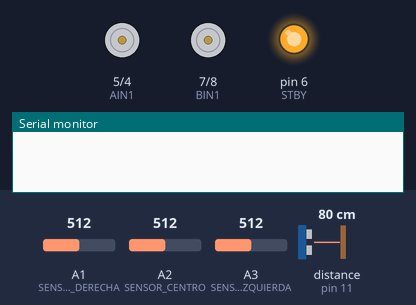
A sketch run on a simulated Arduino Uno, built with avr-gcc and run on an emulated ATmega328P. On the bench: motor-driver pin pairs drawn as motors (green arrow = first pin HIGH = forward, orange = second pin HIGH = backward, longer = more drive, scaled by the enable pin, stopped while the standby pin is LOW), output pins drawn as LEDs (lit = HIGH), the last lines printed to the serial monitor. Wiring (inferred from the names in the program): ultrasonic range finder: trigger pin 10; echo pin 11. Inputs (shaded band) come from the test bench; at power-on: A1 (SENSOR_DERECHA) = 512, A3 (SENSOR_IZQUIERDA) = 512, A2 (SENSOR_CENTRO) = 512, distance to the obstacle (sensor on pin 11) 80 cm. The echo pulse lasts 58.3 µs per cm; pins used as bus, display or sensor lines are not drawn.

Above: at 0.05 s.
At 1.2 s:
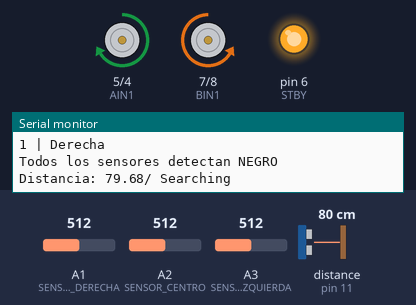
1.3 s: A1 (SENSOR_DERECHA) set to 110
At 1.68 s:
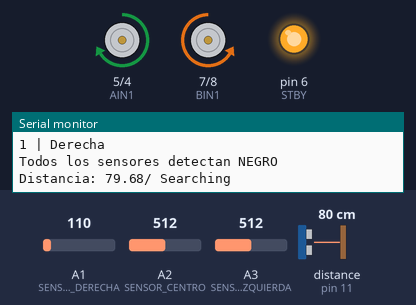
4.3 s: A1 (SENSOR_DERECHA) set to 90
7.3 s: A3 (SENSOR_IZQUIERDA) set to 110
10.3 s: A3 (SENSOR_IZQUIERDA) set to 93
13.3 s: A2 (SENSOR_CENTRO) set to 110
16.3 s: A2 (SENSOR_CENTRO) set to 89
Timing chart, 0 to 20.3 s (numbered marks = the images above; inputs shaded):
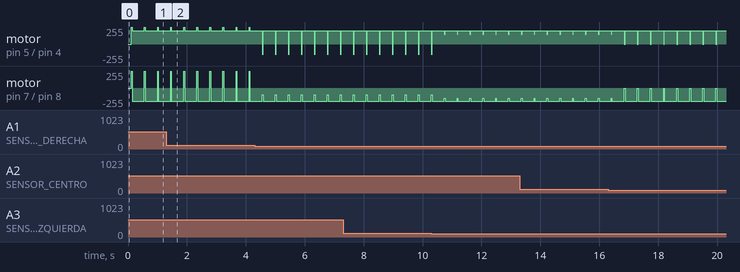

The sketch:

IKA_600_SM_AB_Funcional1.ino
```cpp
#include <NewPing.h>

#define GO A0
#define RDY 13

#define SENSOR_IZQUIERDA A3
#define SENSOR_CENTRO A2
#define SENSOR_DERECHA A1

int PWM_A = 3;
int AIN2 = 4;
int AIN1 = 5;
int STBY = 6;
int BIN1 = 7;
int BIN2 = 8;
int PWM_B = 9;

int Trigger = 10;
int Echo = 11;

int distance;
int us;


NewPing sonar (9,8,200);//(Pintrig,pinecho, dist.máx)

void setup() {
  INIT_pines();
    digitalWrite(STBY, HIGH);
    Serial.begin(9600);
}

void motores(int velA, int dirA, int velB, int dirB) {
    digitalWrite(AIN1, !dirA);
    digitalWrite(AIN2, dirA);
    analogWrite(PWM_A, velA);

    digitalWrite(BIN1, dirB);
    digitalWrite(BIN2, !dirB);
    analogWrite(PWM_B, velB);
}

void medir() {
    long duration;
    float distance;

    // Enviar pulso ultrasónico
    digitalWrite(Trigger, LOW);
    delayMicroseconds(2);
    digitalWrite(Trigger, HIGH);
    delayMicroseconds(10);
    digitalWrite(Trigger, LOW);

    // Medir el tiempo de respuesta del eco
    duration = pulseIn(Echo, HIGH);
    distance = (duration * 0.0343) / 2;      //2 debido a la ida y vuelta, el decimal por la temperatura

    /*   us = sonar.ping_median(10);
       distance = us/US_ROUNDTRIP_CM;
       Serial.println(distance);*/
    Serial.print("Distancia: ");
    Serial.print(distance);
    //Serial.println(" cm");

    if (distance <= 49) {
    // Si la distancia es menor o igual a 49, el oponente está cerca y debe atacar
    Serial.println("/ Attack mode");
    motores(250, LOW, 250, HIGH);
} else if (distance > 50) {
    // Si la distancia es mayor a 50, el robot debe girar sobre su eje
    Serial.println("/ Searching");
    motores(200, LOW, 200, LOW); // Gira sobre su eje
}

    delay(200);
}

void loop() {
    int izquierda = analogRead(SENSOR_IZQUIERDA) > 100 ? 1 : 0;
    int centro    = analogRead(SENSOR_CENTRO)    > 100 ? 1 : 0;
    int derecha   = analogRead(SENSOR_DERECHA)   > 100 ? 1 : 0;

    delay(100);
    Serial.println(" ");//imprime renglón en blanco.
    Serial.print(izquierda); Serial.println(" | Izquierda");
    Serial.print(centro);    Serial.println(" | Centro");
    Serial.print(derecha);   Serial.println(" | Derecha");

    if (izquierda == 0 && centro == 0 && derecha == 0) {
        Serial.println("Todos los sensores detectan BLANCO");
        motores(0, HIGH, 0, HIGH);
        medir();
    } else if (izquierda == 1 && centro == 1 && derecha == 1) {
        Serial.println("Todos los sensores detectan NEGRO");
        motores(250, LOW, 250, HIGH);
        medir();
    } else if (izquierda == 1 && centro == 0 && derecha == 1) {
        Serial.println("Línea detectada en el CENTRO");
        motores(150, HIGH, 150, HIGH);
        medir();
    } else if (izquierda == 0 && centro == 1 && derecha == 1) {
        Serial.println("Línea detectada a la DERECHA");
        motores(100, LOW, 150, HIGH);
        medir();
    } else if (izquierda == 1 && centro == 1 && derecha == 0) {
        Serial.println("Línea detectada a la IZQUIERDA");
        motores(150, HIGH, 100, LOW);
        medir();
    } else if (izquierda == 0 && centro == 1 && derecha == 0) {
        Serial.println("Línea detectada enfrente");
        motores(150, LOW, 150, LOW);
        medir();
    }
    delay(100);
}


void INIT_pines(){

    pinMode(PWM_A, OUTPUT);
    pinMode(AIN1, OUTPUT);
    pinMode(AIN2, OUTPUT);
    pinMode(PWM_B, OUTPUT);
    pinMode(BIN1, OUTPUT);
    pinMode(BIN2, OUTPUT);
    pinMode(STBY, OUTPUT);

    pinMode(Trigger, OUTPUT);
    pinMode(Echo, INPUT);
    pinMode(GO, INPUT);
    pinMode(RDY, INPUT);

    pinMode(SENSOR_IZQUIERDA, INPUT);
    pinMode(SENSOR_CENTRO, INPUT);
    pinMode(SENSOR_DERECHA, INPUT);


}
```

Measured:
- by itself, motor on pin 5 (AIN1) / pin 4 (AIN2): repeats every 0.45 s: forward 200/255 0.41 s, stopped 0.03 s
- by itself, motor on pin 7 (BIN1) / pin 8 (BIN2): repeats every 0.45 s: backward 200/255 0.41 s, stopped 0.03 s
